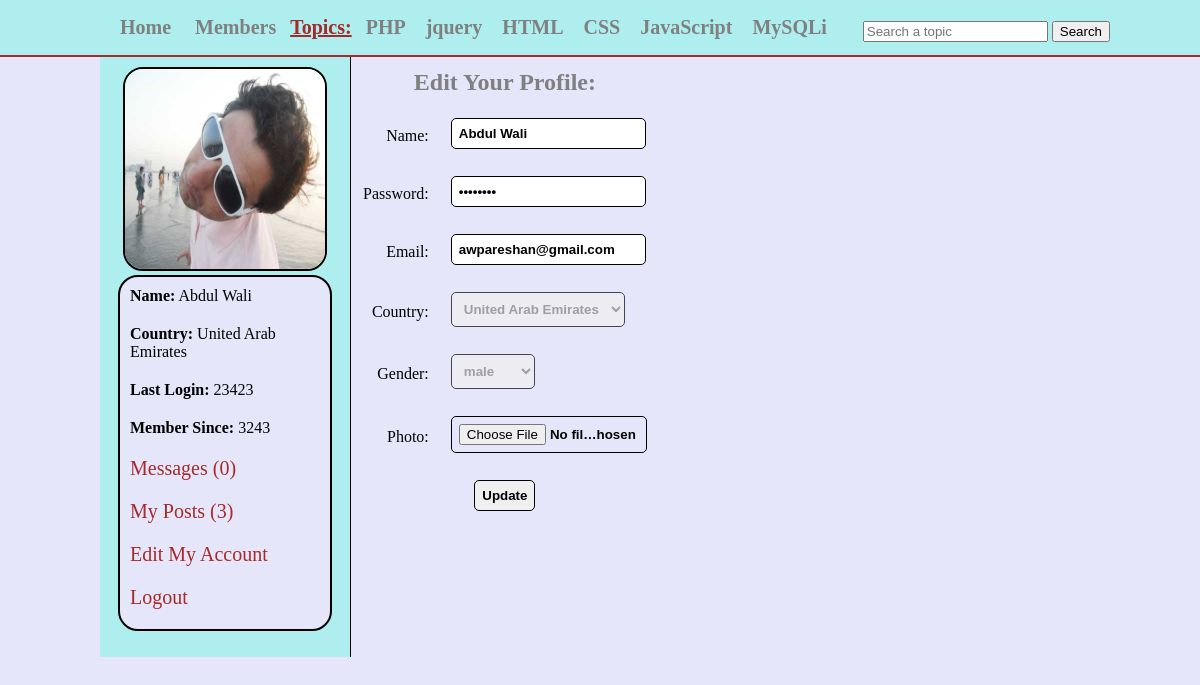
The page /edit_profile.php (signed in) on the database its author committed.
### tables this page shows
CREATE TABLE IF NOT EXISTS `topics` (
  `topic_id` int(11) NOT NULL AUTO_INCREMENT,
  `topic_name` varchar(255) NOT NULL,
  PRIMARY KEY (`topic_id`)
);

CREATE TABLE IF NOT EXISTS `users` (
  `user_id` int(11) NOT NULL AUTO_INCREMENT,
  `user_name` varchar(255) NOT NULL,
  `user_pass` varchar(255) NOT NULL,
  `user_email` varchar(255) NOT NULL,
  `user_country` text NOT NULL,
  `user_gender` text NOT NULL,
  `user_birthday` text NOT NULL,
  `user_image` text NOT NULL,
  `user_reg_date` text NOT NULL,
  `user_last_login` text NOT NULL,
  `status` text NOT NULL,
  `ver_code` int(100) NOT NULL,
  `posts` text NOT NULL,
  PRIMARY KEY (`user_id`)
);

### edit_profile.php (the view, shortened to what this page needs)
<?php
include("functions/functions.php");
if(!isset($_SESSION['user_email'])){
	header("location: index.php");
}
else {
?>
<!DOCTYPE html>
<html>
	<head>
	<link rel="stylesheet" href="styles/home_style.css" media="all"/>
	</head>
<body>
	<div class="container">
		<div id="head_wrap">
			<div id="header">
				<ul id="menu">
					<li><a href="home.php">Home</a></li>
					<li><a href="members.php">Members</a></li>
					<strong>Topics:</strong>
					<?php
					$get_topics = "select * from topics";
					$run_topics = mysqli_query($con,$get_topics);
					while($row=mysqli_fetch_array($run_topics)){
						$topic_id = $row['topic_id'];
						$topic_name = $row['topic_name'];
					echo "<li><a href='topic.php?topic=$topic_id'>$topic_name</a></li>";
					}
					?>
				</ul>
				<form method="get" action="results.php" id="form1">
					<input type="text" name="user_query" placeholder="Search a topic"/>
					<input type="submit" name="search" value="Search"/>
				</form>
			</div>
		</div>
			<div class="content">
				<div id="user_timeline">
					<div id="user_details">
					<?php
					$user = $_SESSION['user_email'];
					$get_user = "select * from users where user_email='$user'";
					$run_user = mysqli_query($con,$get_user);
					$row=mysqli_fetch_array($run_user);
					$user_id = $row['user_id'];
					$user_name = $row['user_name'];
					$user_pass = $row['user_pass'];
					$user_email = $row['user_email'];
					$user_country = $row['user_country'];
					$user_gender = $row['user_gender'];
					$user_image = $row['user_image'];
					$register_date = $row['user_reg_date'];
					$last_login = $row['user_last_login'];
					$sel_msg = "select * from messages where receiver='$user_id' AND status='unread' ORDER by 1 DESC";
					$run_msg = mysqli_query($con,$sel_msg);
					$count_msg = mysqli_num_rows($run_msg);
					echo "
						<center>
						<img src='users/$user_image' width='200' height='200'/>
						</center>
						<div id='user_mention'>
						<p><strong>Name:</strong> $user_name</p>
						<p><strong>Country:</strong> $user_country</p>
						<p><strong>Last Login:</strong> $last_login</p>
						<p><strong>Member Since:</strong> $register_date</p>
						<p><a href='my_messages.php?u_id=$user_id'>Messages ($count_msg)</a></p>
						<p><a href='my_posts.php?u_id=$user_id'>My Posts (3)</a></p>
						<p><a href='edit_profile.php?u_id=$user_id'>Edit My Account</a></p>
						<p><a href='logout.php'>Logout</a></p>
						</div>
					";
					?>
					</div>
				</div>
				<div>
					<form action="" method="post" id="f" class="ff" enctype="multipart/form-data">
					<table>
						<tr align="center">
							<td colspan="6"><h2>Edit Your Profile:</h2></td>
						</tr>
						<tr>
							<td align="right">Name:</td>
							<td>
							<input type="text" name="u_name" required="required" value="<?php echo $user_name;?>"/>
							</td>
						</tr>
						<tr>
							<td align="right">Password:</td>
							<td>
							<input type="password" name="u_pass" required="required" value="<?php echo $user_pass;?>"/>
							</td>
						</tr>
						<tr>
							<td align="right">Email:</td>
							<td>
							<input type="email" name="u_email" required="required" value="<?php echo $user_email;?>"></td>
						</tr>
						<tr>
							<td align="right">Country:</td>
							<td>
							<select name="u_country" disabled="disabled">
								<option><?php echo $user_country;?></option>
							</select>
							</td>
						</tr>
						<tr>
							<td align="right" >Gender:</td>
							<td>
							<select name="u_gender" disabled="disabled">
								<option><?php echo $user_gender;?></option>
							</select>
							</td>
						</tr>
						<tr>
							<td align="right">Photo:</td>
							<td>
							<input type="file" name="u_image" required="required"/>
							</td>
						</tr>
						<tr align="center">
							<td colspan="6">
							<input type="submit" name="update" value="Update"/>
							</td>
						</tr>
					</table>
				</form>
				</div>
			</div>
	</div>
</body>
</html>
<?php } ?>

### styles/home_style.css (style rules this page uses)
html, body, div, span, applet, object, iframe, h1, h2, h3, h4, h5, h6, p, blockquote, pre, a, abbr, acronym, address, big, cite, code, del, dfn, em, img, ins, kbd, q, s, samp, small, strike, strong, sub, sup, tt, var, b, u, i, center, dl, dt, dd, ol, ul, li, fieldset, form, label, legend, table, caption, tbody, tfoot, thead, tr, th, td, article, aside, canvas, details, embed, figure, figcaption, footer, header, hgroup, menu, nav, output, ruby, section, summary, time, mark, audio, video { margin: 0; padding: 0; border: 0; }
body { background-color:#E6E6FA; }
.container { margin:0; padding:0; background-color:#E6E6FA; }
#head_wrap { width:100%; height:35px; margin:0 auto; border-bottom:2px solid brown; padding:10px; background:#AFEEEE; }
#header { margin:0 auto; width:1000px; height:35px; }
#menu { line-height:35px; padding:0; margin:0; float:left; }
#menu li { display:inline; list-style:none; }
#menu a { margin:5px; padding:5px; text-decoration:none; color:gray; font-size:20px; font-weight:bold; }
#menu strong { font-size:20px; text-decoration:underline; color:brown; }
#form1 { float:right; line-height:35px; padding-top:3px; }
.content { width:1000px; margin:0 auto; }
#user_timeline { background:#AFEEEE; width:250px; float:left; height:600px; border-right:1px solid black; }
#user_details { padding:10px; }
#user_details img { border:2px solid black; border-radius:20px; }
#user_details p { margin-bottom:10px; padding:5px; }
#user_details a { color:brown; font-size:20px; text-decoration:none; }
#user_mention { background:#E6E6FA; border:2px solid black; border-radius:20px; width:200px; margin:0 auto; padding:5px; }
.ff input { margin-bottom:5px; }
.ff select { margin-bottom:5px; }
#f input { padding:7px; border:1px solid black; border-radius:5px; font-weight:bolder; }
#f select { padding:8px; border:1px solid black; border-radius:5px; font-weight:bolder; }
#f h2 { color:gray; font-family:Sansational; }
#msg table, td { padding:10px; }

### edit_profile.php (style rules this page uses)
input[type='file'] { width:180px; }

### rows shown on the page
topics: topic_name "PHP"
topics: topic_name "jquery"
topics: topic_name "HTML"
topics: topic_name "CSS"
topics: topic_name "JavaScript"
topics: topic_name "MySQLi"
users: user_image (picture), user_name "Abdul Wali", user_country "United Arab Emirates", user_last_login "23423", user_reg_date "3243", u_name "Abdul Wali", u_email "awpareshan@gmail.com", u_country "United Arab Emirates", u_gender "male"

### other values the page prints
$count_msg "0"
